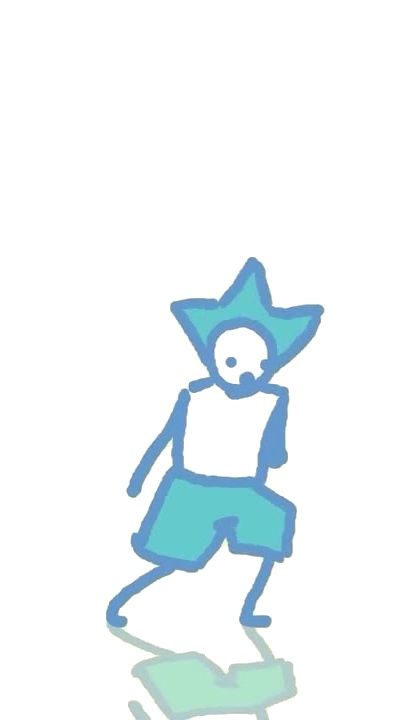
#> input picture input_stickman_video/lora_training_colored_images/vid10_10.jpg, 405 x 720 px; its folder holds only this picture in this run
$ python replace_background_white.py
#> lines starting #> are read from the running program, lines starting #| are printed output that depends on the picture; after the words box and inside, x2 and y2 are one past the last pixel; in counts of white or black regions, pixels touching at a corner belong together
#> in process_images, img is the input picture: shape (720, 405, 3); mean B, G, R 247.8, 245.5, 238.1
"""
Replace background color with white in stickman images
Processes images from lora_training_colored_images folder
"""

import cv2
import numpy as np
from pathlib import Path
import argparse
from tqdm import tqdm


def remove_background_to_white(image, threshold=240, kernel_size=5, use_color_detection=True):
    """
    Replace background with white using color detection or brightness-based masking.

    Args:
        image: BGR image
        threshold: Brightness threshold (0-255), used as fallback
        kernel_size: Morphological operation kernel size for cleanup
        use_color_detection: If True, detect background color from edges

    Returns:
        Image with white background
    """
#> called with threshold = 240, kernel_size = 5, use_color_detection = True
    h, w = image.shape[:2]
#> h = 720; w = 405

    if use_color_detection:
        # Method 1: Detect background color from image edges
        # Sample pixels from the border (outer 5% of image)
        border_size = max(int(h * 0.05), int(w * 0.05), 5)
#> border_size = 36

        # Get border pixels
        top_border = image[:border_size, :].reshape(-1, 3)
        bottom_border = image[-border_size:, :].reshape(-1, 3)
        left_border = image[:, :border_size].reshape(-1, 3)
        right_border = image[:, -border_size:].reshape(-1, 3)

        border_pixels = np.vstack([top_border, bottom_border, left_border, right_border])

        # Get the most common color (mode) from border
        # Use median as a robust estimate of background color
        bg_color = np.median(border_pixels, axis=0).astype(np.uint8)
#> bg_color = [255, 255, 255]

        # Create mask based on color similarity to background
        color_diff = np.sqrt(np.sum((image.astype(np.float32) - bg_color.astype(np.float32))**2, axis=2))
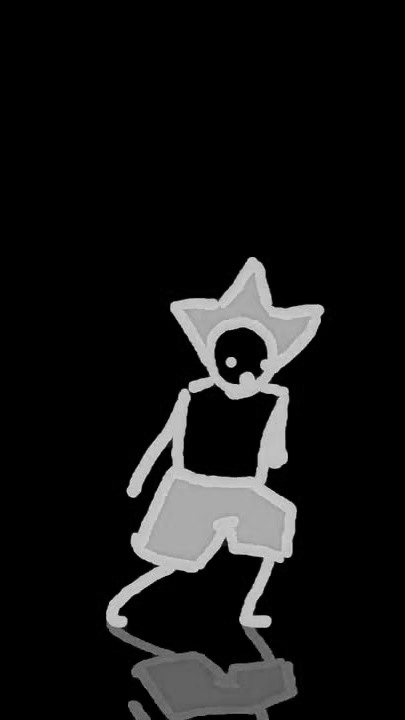
#> color_diff: shape (720, 405) float32; min 0, max 232.1, mean 21

        # Adaptive threshold based on image variation
        threshold_color = np.percentile(color_diff, 25)  # Bottom 25% similar to background
#> threshold_color = 0
        mask = color_diff < max(threshold_color, 30)  # At least 30 color distance
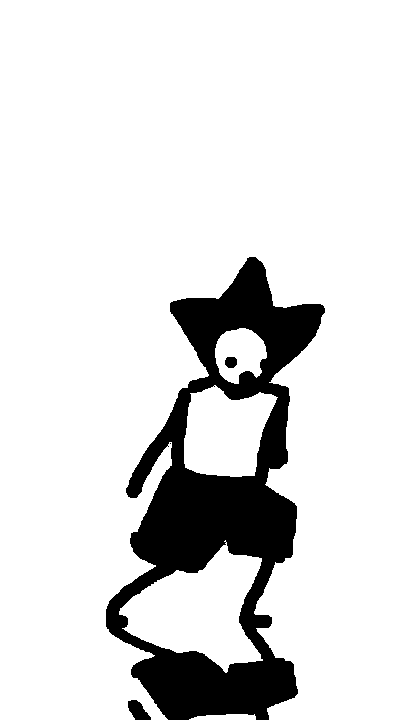
#> mask: shape (720, 405) bool; 86.8% white; 4 black regions (1 under 20 px), largest, box (x1, y1, x2, y2) and area: (106, 257, 325, 720) 38191, (128, 700, 151, 720) 289, (225, 357, 237, 368) 113

    else:
        # Method 2: Brightness-based (original method)
        gray = cv2.cvtColor(image, cv2.COLOR_BGR2GRAY)
        mask = gray > threshold

    # Morphological operations to clean up mask
    kernel = np.ones((kernel_size, kernel_size), np.uint8)
    mask = cv2.morphologyEx(mask.astype(np.uint8), cv2.MORPH_CLOSE, kernel)
#> mask: shape (720, 405); values 0 (black) and 1 (white), 86.8% white; 3 black regions, box (x1, y1, x2, y2) and area: (106, 257, 325, 720) 38184, (128, 700, 151, 720) 289, (225, 357, 237, 368) 113
    mask = cv2.morphologyEx(mask, cv2.MORPH_OPEN, kernel)
#> mask: shape (720, 405); values 0 (black) and 1 (white), 86.7% white; 3 black regions, box (x1, y1, x2, y2) and area: (106, 257, 325, 720) 38331, (128, 700, 151, 720) 291, (225, 357, 237, 368) 113

    # Create output image
    result = image.copy()
    result[mask > 0] = [255, 255, 255]  # Set background to white
#> result: shape (720, 405, 3); 4.94% of pixels changed, all inside (x1, y1, x2, y2) = (95, 255, 336, 720)

    return result


def process_images(input_dir, output_dir=None, threshold=240, kernel_size=5, preview=False, use_color_detection=True):
    """
    Process all images in directory to replace background with white.

    Args:
        input_dir: Input directory with images
        output_dir: Output directory (if None, overwrites original)
        threshold: Brightness threshold for background detection
        kernel_size: Morphological kernel size
        preview: If True, show before/after for first image
        use_color_detection: If True, use color detection method
    """
    input_path = Path(input_dir)

    if output_dir:
        output_path = Path(output_dir)
        output_path.mkdir(parents=True, exist_ok=True)
    else:
        output_path = input_path

    # Find all image files
    extensions = ['.jpg', '.jpeg', '.png', '.bmp']
    image_files = []
    for ext in extensions:
        image_files.extend(input_path.glob(f'*{ext}'))
        image_files.extend(input_path.glob(f'*{ext.upper()}'))

    image_files = sorted(set(image_files))

    if len(image_files) == 0:
        print(f"No images found in {input_dir}")
        return

    print(f"Method: {'Color Detection' if use_color_detection else 'Brightness Threshold'}")
    print(f"Found {len(image_files)} images")
    print(f"Threshold: {threshold}, Kernel size: {kernel_size}")
    print(f"Output: {'Overwriting originals' if not output_dir else output_path}")

    # Preview first image if requested
    if preview and len(image_files) > 0:
        print("\nPreviewing first image...")
        first_img = cv2.imread(str(image_files[0]))
        result = remove_background_to_white(first_img, threshold, kernel_size, use_color_detection)

        # Show side by side
        combined = np.hstack([first_img, result])
        cv2.imshow('Before (left) vs After (right) - Press any key to continue', combined)
        cv2.waitKey(0)
        cv2.destroyAllWindows()

        response = input("\nContinue with these settings? (y/n): ")
        if response.lower() != 'y':
            print("Cancelled.")
            return

    # Process all images
    print("\nProcessing images...")
    for img_path in tqdm(image_files):
        img = cv2.imread(str(img_path))
        if img is None:
            print(f"Warning: Failed to load {img_path}")
            continue
        result = remove_background_to_white(img, threshold, kernel_size, use_color_detection)

        # Save to output
        output_file = output_path / img_path.name
        cv2.imwrite(str(output_file), result)

    print(f"\nDone! Processed {len(image_files)} images")


def main():
    parser = argparse.ArgumentParser(description='Replace background with white in stickman images')

    parser.add_argument('--input_dir', type=str,
                        default='input_stickman_video/lora_training_colored_images',
                        help='Input directory with images')
    parser.add_argument('--output_dir', type=str, default=None,
                        help='Output directory (if not set, overwrites original images)')
    parser.add_argument('--threshold', type=int, default=240,
                        help='Brightness threshold for background detection (0-255, default: 240)')
    parser.add_argument('--kernel_size', type=int, default=5,
                        help='Morphological kernel size for cleanup (default: 5)')
    parser.add_argument('--use_brightness', action='store_true',
                        help='Use brightness method instead of color detection')
    parser.add_argument('--preview', action='store_true',
                        help='Preview first image before processing all')

    args = parser.parse_args()

    process_images(
        args.input_dir,
        args.output_dir,
        args.threshold,
        args.kernel_size,
        args.preview,
        use_color_detection=not args.use_brightness
    )


if __name__ == '__main__':
    main()
